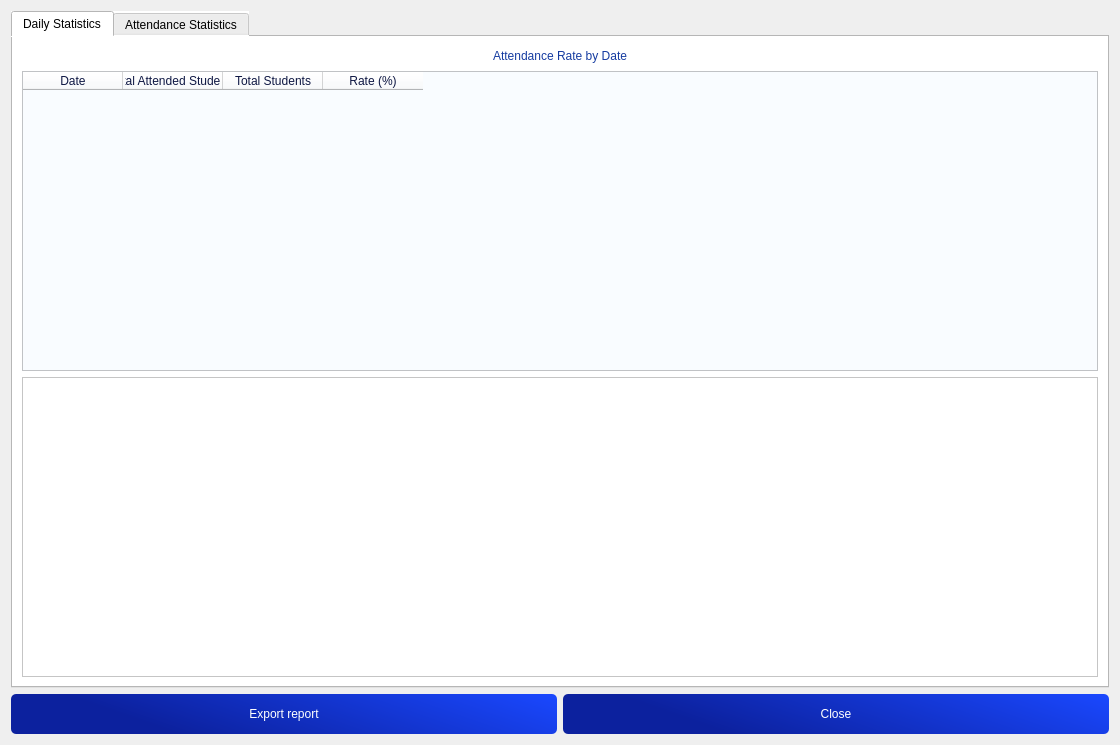
<?xml version="1.0" encoding="UTF-8"?>
<ui version="4.0">
 <class>StatisticDialog</class>
 <widget class="QDialog" name="StatisticDialog">
  <property name="geometry">
   <rect>
    <x>0</x>
    <y>0</y>
    <width>1120</width>
    <height>745</height>
   </rect>
  </property>
  <property name="minimumSize">
   <size>
    <width>1120</width>
    <height>745</height>
   </size>
  </property>
  <property name="windowTitle">
   <string>Attendance Statistics</string>
  </property>
  <property name="windowIcon">
   <iconset>
    <normaloff>icon.png</normaloff>icon.png</iconset>
  </property>
  <layout class="QVBoxLayout" name="verticalLayout">
   <item>
    <widget class="QTabWidget" name="tabWidget">
     <property name="styleSheet">
      <string notr="true">font: 63 10pt &quot;Montserrat SemiBold&quot;;
background-color: rgb(255, 255, 255);</string>
     </property>
     <property name="currentIndex">
      <number>0</number>
     </property>
     <widget class="QWidget" name="tabDateStats">
      <attribute name="title">
       <string>Daily Statistics</string>
      </attribute>
      <layout class="QVBoxLayout" name="verticalLayout_2">
       <item>
        <widget class="QLabel" name="labelDateStats">
         <property name="styleSheet">
          <string notr="true">font: 12pt &quot;CocogooseProTrial Darkmode&quot;;
color: rgb(21, 59, 160);
padding:2px;
</string>
         </property>
         <property name="text">
          <string>Attendance Rate by Date</string>
         </property>
         <property name="alignment">
          <set>Qt::AlignCenter</set>
         </property>
        </widget>
       </item>
       <item>
        <widget class="QTableWidget" name="tableWidgetDateStats">
         <property name="minimumSize">
          <size>
           <width>0</width>
           <height>200</height>
          </size>
         </property>
         <property name="maximumSize">
          <size>
           <width>16777215</width>
           <height>300</height>
          </size>
         </property>
         <property name="styleSheet">
          <string notr="true">background-color: rgb(249, 252, 255);
color: rgb(14, 23, 67);
font: 57 10pt &quot;Montserrat Medium&quot;;
</string>
         </property>
         <column>
          <property name="text">
           <string>Date</string>
          </property>
         </column>
         <column>
          <property name="text">
           <string>Total Attended Students</string>
          </property>
         </column>
         <column>
          <property name="text">
           <string>Total Students</string>
          </property>
         </column>
         <column>
          <property name="text">
           <string>Rate (%)</string>
          </property>
         </column>
        </widget>
       </item>
       <item>
        <widget class="QFrame" name="frameDateChart">
         <property name="minimumSize">
          <size>
           <width>0</width>
           <height>300</height>
          </size>
         </property>
         <property name="maximumSize">
          <size>
           <width>16777215</width>
           <height>300</height>
          </size>
         </property>
         <property name="frameShape">
          <enum>QFrame::StyledPanel</enum>
         </property>
         <property name="frameShadow">
          <enum>QFrame::Raised</enum>
         </property>
        </widget>
       </item>
      </layout>
     </widget>
     <widget class="QWidget" name="tabStudentStats">
      <attribute name="title">
       <string>Attendance Statistics</string>
      </attribute>
      <layout class="QVBoxLayout" name="verticalLayout_3">
       <item>
        <widget class="QLabel" name="labelStudentStats">
         <property name="styleSheet">
          <string notr="true">font: 12pt &quot;CocogooseProTrial Darkmode&quot;;
color: rgb(21, 59, 160);
padding:2px;
</string>
         </property>
         <property name="text">
          <string>Attendance Rate by Student</string>
         </property>
         <property name="alignment">
          <set>Qt::AlignCenter</set>
         </property>
        </widget>
       </item>
       <item>
        <layout class="QHBoxLayout" name="horizontalLayout">
         <item>
          <widget class="QLabel" name="labelFilter">
           <property name="text">
            <string>Filter Student</string>
           </property>
          </widget>
         </item>
         <item>
          <widget class="QLineEdit" name="lineEditFilter"/>
         </item>
         <item>
          <widget class="QCheckBox" name="checkBoxShowUnregistered">
           <property name="text">
            <string>Show Students Without Registered Photos</string>
           </property>
           <property name="checked">
            <bool>true</bool>
           </property>
          </widget>
         </item>
        </layout>
       </item>
       <item>
        <widget class="QTableWidget" name="tableWidgetStudentStats">
         <property name="minimumSize">
          <size>
           <width>0</width>
           <height>0</height>
          </size>
         </property>
         <property name="styleSheet">
          <string notr="true">background-color: rgb(249, 252, 255);
color: rgb(14, 23, 67);
font: 57 10pt &quot;Montserrat Medium&quot;;
</string>
         </property>
         <column>
          <property name="text">
           <string>Student ID</string>
          </property>
         </column>
         <column>
          <property name="text">
           <string>Full Name</string>
          </property>
         </column>
         <column>
          <property name="text">
           <string>Attendance Sessions</string>
          </property>
         </column>
         <column>
          <property name="text">
           <string>Total Sessions</string>
          </property>
         </column>
         <column>
          <property name="text">
           <string>Rate (%)</string>
          </property>
         </column>
         <column>
          <property name="text">
           <string>Photo Registered Status</string>
          </property>
         </column>
        </widget>
       </item>
       <item>
        <widget class="QFrame" name="frameStudentChart">
         <property name="minimumSize">
          <size>
           <width>0</width>
           <height>300</height>
          </size>
         </property>
         <property name="frameShape">
          <enum>QFrame::StyledPanel</enum>
         </property>
         <property name="frameShadow">
          <enum>QFrame::Raised</enum>
         </property>
        </widget>
       </item>
      </layout>
     </widget>
    </widget>
   </item>
   <item>
    <layout class="QHBoxLayout" name="horizontalLayout_2">
     <item>
      <widget class="QPushButton" name="pushButtonExport">
       <property name="minimumSize">
        <size>
         <width>0</width>
         <height>40</height>
        </size>
       </property>
       <property name="styleSheet">
        <string notr="true">
QPushButton {
 /* Màu nền mặc định */
	background-color: qlineargradient(spread:pad, x1:0.134328, y1:0.182, x2:1, y2:0, stop:0 rgba(12, 33, 158, 255), stop:1 rgba(26, 72, 255, 255));
	color: rgb(255, 255, 255);
    border-radius: 5px;
	font: 57 10pt &quot;Montserrat Medium&quot;;

}

QPushButton:hover {
	
	background-color: rgb(29, 60, 199);

}

QPushButton:pressed {
    background-color: #0581F9; /* Màu khi nhấn */
}

</string>
       </property>
       <property name="text">
        <string>Export report</string>
       </property>
      </widget>
     </item>
     <item>
      <widget class="QPushButton" name="pushButtonClose">
       <property name="minimumSize">
        <size>
         <width>0</width>
         <height>40</height>
        </size>
       </property>
       <property name="styleSheet">
        <string notr="true">
QPushButton {
 /* Màu nền mặc định */
	background-color: qlineargradient(spread:pad, x1:0.134328, y1:0.182, x2:1, y2:0, stop:0 rgba(12, 33, 158, 255), stop:1 rgba(26, 72, 255, 255));
	color: rgb(255, 255, 255);
    border-radius: 5px;
	font: 57 10pt &quot;Montserrat Medium&quot;;

}

QPushButton:hover {
	
	background-color: rgb(29, 60, 199);

}

QPushButton:pressed {
    background-color: #0581F9; /* Màu khi nhấn */
}

</string>
       </property>
       <property name="text">
        <string>Close</string>
       </property>
      </widget>
     </item>
    </layout>
   </item>
  </layout>
 </widget>
 <resources/>
 <connections/>
</ui>
